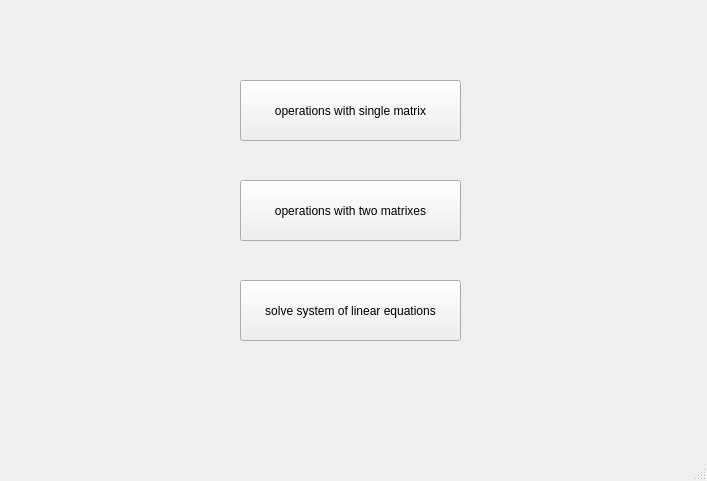
<?xml version="1.0" encoding="UTF-8"?>
<ui version="4.0">
 <class>MainWindow</class>
 <widget class="QMainWindow" name="MainWindow">
  <property name="geometry">
   <rect>
    <x>0</x>
    <y>0</y>
    <width>707</width>
    <height>481</height>
   </rect>
  </property>
  <property name="windowTitle">
   <string>MainWindow</string>
  </property>
  <widget class="QWidget" name="centralwidget">
   <widget class="QPushButton" name="matrix1DialogButton">
    <property name="geometry">
     <rect>
      <x>240</x>
      <y>80</y>
      <width>221</width>
      <height>61</height>
     </rect>
    </property>
    <property name="text">
     <string>operations with single matrix</string>
    </property>
   </widget>
   <widget class="QPushButton" name="matrix2DialogButton">
    <property name="geometry">
     <rect>
      <x>240</x>
      <y>180</y>
      <width>221</width>
      <height>61</height>
     </rect>
    </property>
    <property name="text">
     <string>operations with two matrixes</string>
    </property>
   </widget>
   <widget class="QPushButton" name="sleButton">
    <property name="geometry">
     <rect>
      <x>240</x>
      <y>280</y>
      <width>221</width>
      <height>61</height>
     </rect>
    </property>
    <property name="text">
     <string>solve system of linear equations</string>
    </property>
   </widget>
  </widget>
  <widget class="QMenuBar" name="menubar">
   <property name="geometry">
    <rect>
     <x>0</x>
     <y>0</y>
     <width>707</width>
     <height>25</height>
    </rect>
   </property>
  </widget>
  <widget class="QStatusBar" name="statusbar"/>
 </widget>
 <resources/>
 <connections/>
</ui>
